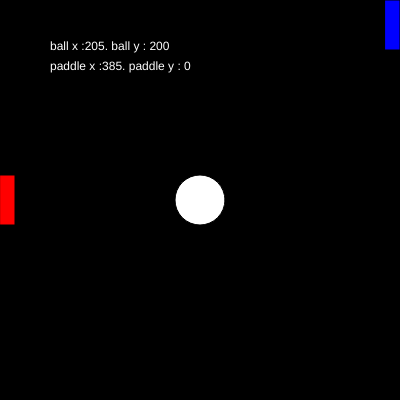
Frame 1 (no input)
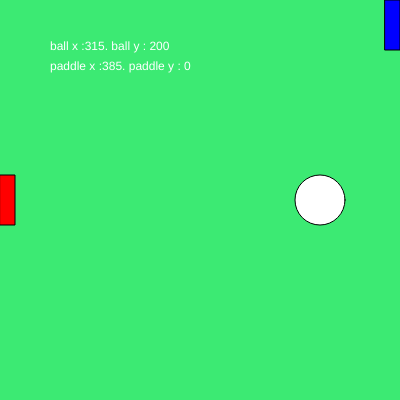
Frame 60 (no input)
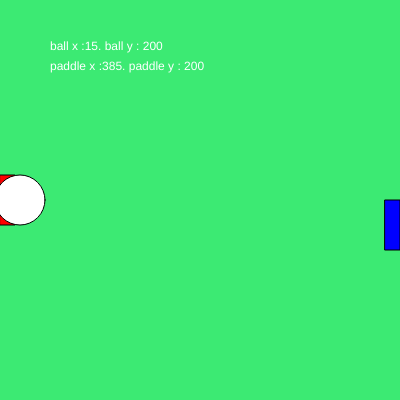
Frame 120 (the mouse pressed at the canvas centre since frame 60)

The p5.js sketch that drew these frames (run headless with seeded random() and noise() and a simulated clock; from frame 60 on, the mouse is pressed at the canvas centre):

// p5.js sketch
// ── sketch.js
var ball1; // Define the game ball.
var paddle1; // Define the first paddle.
var paddle2; // Define the second paddle.

var redCol = 0
var greenCol = 0;
var blueCol = 0;

function setup() {
  createCanvas(400, 400); // Create the canvas.
  ball1 = new Ball(); // Assign a new ball from the 'Ball' class.
  paddle1 = new Paddle(); // Assign a new paddle from the 'Paddle' class.
  paddle2 = new Paddle(); // Assign a new paddle from the 'Paddle' class.
}

function draw() {
  background(redCol, greenCol, blueCol); // Set the background color to black.
  
  // Paddle 1 properties.
  fill(255,0,0); // Set color of the left ball to red.
  paddle1.x = 0; // Vertical position.
  paddle1.y = 175; // Horizontal position.
  paddle1.display(); // Show the left paddle.

  // Paddle 2 properties.
  fill(0,0,255); // Set color of the right paddle to blue.
  paddle2.x = 385; // Set the horizontal position.
  paddle2.y = mouseY; // Set the vertical position to be the mouseY position.
  paddle2.display(); // Show the right paddle.
  
  // Ball properties.
  fill(255,255,255); // Set color of the ball to white.
  ball1.display(); // Display the game ball.
  
  moveBall();
}

// Function that sets the ball movement.
function moveBall() {
  ball1.x = ball1.x + ball1.speed; // Set the initial speed.
  text("ball x :" + ball1.x + ". ball y : " + ball1.y, 50, 50) // Debug.
  text("paddle x :" + paddle2.x + ". paddle y : " + paddle2.y, 50, 70) // Debug.
    if(ball1.x > width) { //  If the ball touches the right edge of the canvas. Change the background color.
      redCol = 60;
      greenCol = 234;
      blueCol = 115;
      ball1.speed = ball1.speed - 5; // Also make the ball move the opposite way.
    } else if(ball1.x < 0) { // If the ball touches the left edge of the canvas. Change the background color.
      redCol = 180;
      greenCol = 30;
      blueCol = 240;
      ball1.speed = ball1.speed +5; // Also make the ball move the opposite way.
    }
  }
// ── ball.js
class Ball {
  constructor() {
    this.x = 200;
    this.y = 200;
    this.r = 50;
    
    this.speed = 5;
  }
  display() {
    circle(this.x, this.y, this.r);
  }
}
// ── block.js
class Block {
    constructor() {

    }
}
// ── paddle.js
class Paddle {
  constructor() {
    this.x;
    this.y;
    
    this.w = 15;
    this.h = 50;
  }
  display() {
    rect(this.x, this.y, this.w, this.h);
  }
}
// ── style.css
html, body {
  margin: 50;
  padding: 50;
}
canvas {
  display: block;
  border: 4px dotted black;
}
